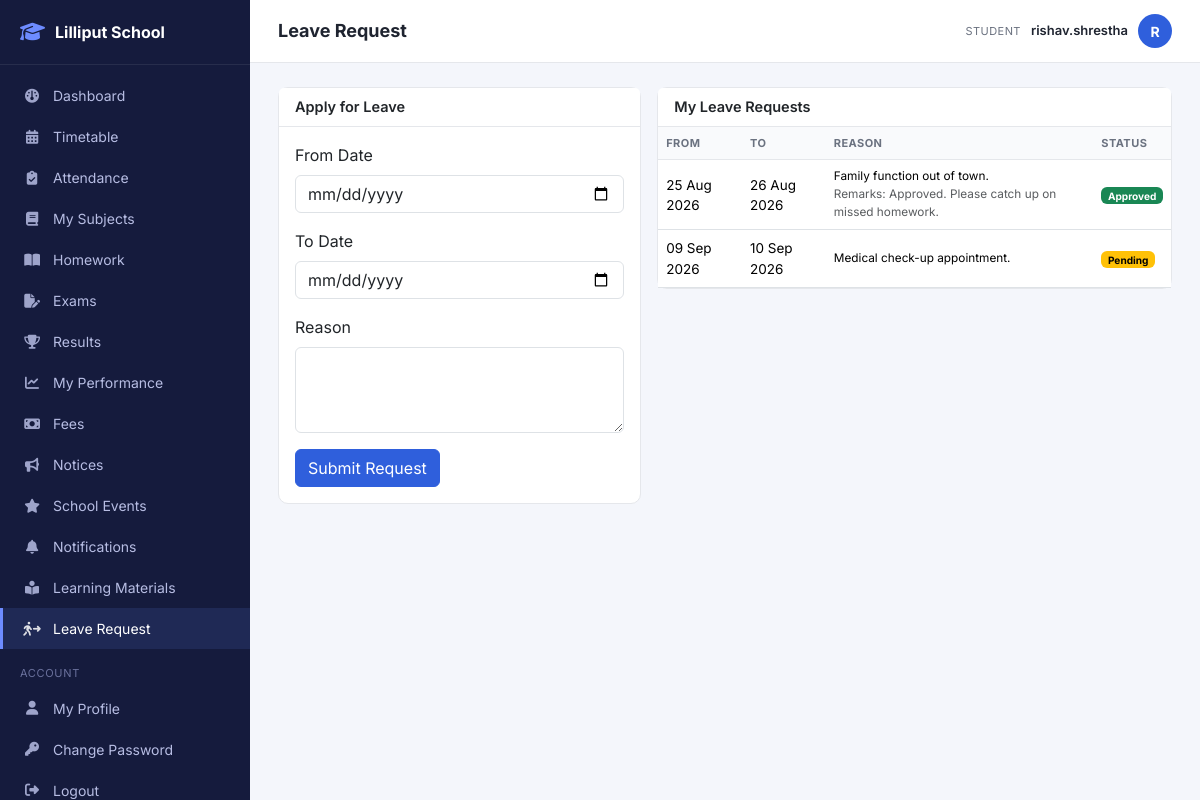
Page /student/leave.php (signed in) on the committed database.
### tables this page shows
CREATE TABLE leave_requests (
    id INT AUTO_INCREMENT PRIMARY KEY,
    student_id INT NOT NULL,
    from_date DATE NOT NULL,
    to_date DATE NOT NULL,
    reason VARCHAR(255) NOT NULL,
    status ENUM('pending','approved','rejected') NOT NULL DEFAULT 'pending',
    reviewed_by INT NULL,
    review_remarks VARCHAR(255) NULL,
    reviewed_at DATETIME NULL,
    created_at DATETIME NOT NULL DEFAULT CURRENT_TIMESTAMP,
    FOREIGN KEY (student_id) REFERENCES students(id) ON DELETE CASCADE,
    FOREIGN KEY (reviewed_by) REFERENCES users(id) ON DELETE SET NULL,
    INDEX idx_leave_student (student_id)
);

### student/leave.php (the view, shortened to what this page needs)
<?php
$student = require_student_profile();
$db = Database::connection();
$requests = $db->prepare('SELECT * FROM leave_requests WHERE student_id = :s ORDER BY created_at DESC');
$requests->execute(['s' => $student['id']]);
$requests = $requests->fetchAll();
include __DIR__ . '/../includes/layout_start.php';
?>
<div class="row g-3">
    <div class="col-lg-5">
        <div class="card">
            <div class="card-header">Apply for Leave</div>
            <div class="card-body">
                <form method="post">
                    <div class="mb-3">
                        <label class="form-label">From Date</label>
                        <input type="date" name="from_date" class="form-control" required value="<?= e($_POST['from_date'] ?? '') ?>">
                    </div>
                    <div class="mb-3">
                        <label class="form-label">To Date</label>
                        <input type="date" name="to_date" class="form-control" required value="<?= e($_POST['to_date'] ?? '') ?>">
                    </div>
                    <div class="mb-3">
                        <label class="form-label">Reason</label>
                        <textarea name="reason" class="form-control" rows="3" required maxlength="255"><?= e($_POST['reason'] ?? '') ?></textarea>
                    </div>
                    <button class="btn btn-primary">Submit Request</button>
                </form>
            </div>
        </div>
    </div>
    <div class="col-lg-7">
        <div class="card">
            <div class="card-header">My Leave Requests</div>
            <div class="table-responsive">
                <table class="table mb-0">
                    <thead><tr><th>From</th><th>To</th><th>Reason</th><th>Status</th></tr></thead>
                    <tbody>
                    <?php foreach ($requests as $r): ?>
                        <tr>
                            <td><?= format_date($r['from_date']) ?></td>
                            <td><?= format_date($r['to_date']) ?></td>
                            <td class="small"><?= e($r['reason']) ?><?php if ($r['review_remarks']): ?><div class="text-muted">Remarks: <?= e($r['review_remarks']) ?></div><?php endif; ?></td>
                            <td><?= status_badge($r['status']) ?></td>
                        </tr>
                    <?php endforeach; ?>
                    </tbody>
                </table>
            </div>
        </div>
    </div>
</div>
<?php include __DIR__ . '/../includes/layout_end.php'; ?>

### core/helpers.php (shortened to what this page needs)
<?php
function e(?string $value): string
{
    return htmlspecialchars((string)($value ?? ''), ENT_QUOTES, 'UTF-8');
}
function format_date(?string $date, string $fmt = 'd M Y'): string
{
    $d = DateTime::createFromFormat('Y-m-d', substr($date, 0, 10));
    return $d ? $d->format($fmt) : $date;
}
function status_badge(string $status): string
{
    $map = [
        'active' => 'success', 'present' => 'success', 'paid' => 'success', 'pass' => 'success',
        'inactive' => 'secondary', 'left' => 'secondary',
        'absent' => 'danger', 'unpaid' => 'danger', 'fail' => 'danger',
        'late' => 'warning', 'partial' => 'warning', 'pending' => 'warning',
        'transferred' => 'info', 'graduated' => 'primary',
        'submitted' => 'info', 'checked' => 'primary',
        'approved' => 'success', 'rejected' => 'danger',
        'upcoming' => 'info', 'ongoing' => 'warning', 'completed' => 'secondary', 'result_published' => 'success',
    ];
    $color = $map[$status] ?? 'secondary';
    return '<span class="badge text-bg-' . $color . '">' . e(ucfirst($status)) . '</span>';
}

### assets/css/style.css (style rules this page uses)
:root { --sidebar-width: 250px; --brand-color: #2f5fdc; --brand-color-dark: #1e3fa0; --bg-soft: #f4f6fb; --text-muted: #6b7280; --border-color: #e5e7eb; --radius: 10px; }
* { box-sizing: border-box; }
body { font-family: 'Inter', -apple-system, BlinkMacSystemFont, sans-serif; background: var(--bg-soft); color: #1f2430; margin: 0; }
.card { border: 1px solid var(--border-color); border-radius: var(--radius); }
.card-header { background: #fff; border-bottom: 1px solid var(--border-color); font-weight: 600; font-size: 14.5px; }
.table { font-size: 13.5px; }
.table thead th { background: #f9fafc; text-transform: uppercase; font-size: 11px; letter-spacing: .04em; color: var(--text-muted); font-weight: 700; border-bottom: 1px solid var(--border-color); }
.table td { vertical-align: middle; }
.btn-primary { background: var(--brand-color); border-color: var(--brand-color); }

### rows in the picture
leave_requests: from_date "25 Aug 2026", to_date "26 Aug 2026", reason "Family function out of town.", review_remarks "Approved. Please catch up on missed homework.", status "Approved"
leave_requests: from_date "09 Sep 2026", to_date "10 Sep 2026", reason "Medical check-up appointment.", status "Pending"

### other values in the picture
$label "Dashboard Timetable Attendance My Subjects Homework Exams Results My Performance Fees Notices School Events Notifications Learning Materials Leave Request My Profile Change Password"
$pageTitle "Leave Request"
role_label(Auth::role()) "STUDENT"
Auth::username() "rishav.shrestha"
substr(Auth::username(), 0, 1) "R"
